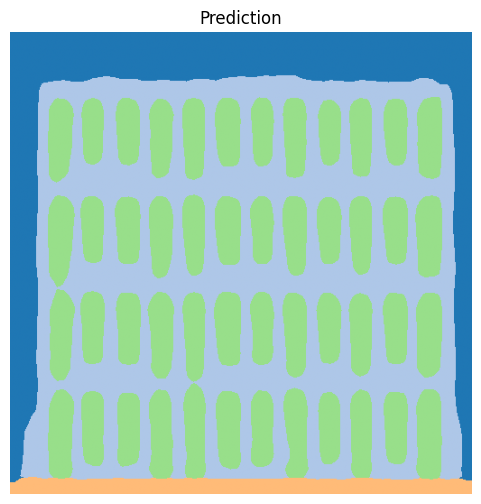
#> input picture data-samples/model_outputs/output.png, 481 x 504 px
$ jupyter execute --allow-errors measure_segments.ipynb
#> lines starting #> are read from the running program, lines starting #| are printed output that depends on the picture; after the words box and inside, x2 and y2 are one past the last pixel; in counts of white or black regions, pixels touching at a corner belong together
[cell 1]
import cv2
import numpy as np
import matplotlib.pyplot as plt
from sklearn.cluster import KMeans
from matplotlib.patches import Patch

# Load image and convert to RGB
img = cv2.imread("../data-samples/model_outputs/output.png")
#> img is the input picture: shape (504, 481, 3); mean B, G, R 192.4, 199.7, 155.6
img_rgb = cv2.cvtColor(img, cv2.COLOR_BGR2RGB)
pixels = img_rgb.reshape(-1, 3)

# Set number of expected classes
NUM_CLASSES = 6  # e.g. background, building, window, ground

# Cluster colors
kmeans = KMeans(n_clusters=NUM_CLASSES, random_state=0).fit(pixels)
colors = np.rint(kmeans.cluster_centers_).astype(np.uint8)
#> colors = [[174, 199, 231], [31, 119, 180], [152, 222, 139], [255, 255, 255], [255, 187, 120], [16, 16, 16]]

# Create legend
legend_elements = []
for i, color in enumerate(colors):
    label = f"{i}: {tuple(color)}"
    legend_elements.append(Patch(facecolor=color/255.0, edgecolor='black', label=label))
#> this loop made 6 passes
#> label on passes 1 to 6: '0: (174, 199, 231)', '1: (31, 119, 180)', '2: (152, 222, 139)', '3: (255, 255, 255)', '4: (255, 187, 120)', '5: (16, 16, 16)'
#> after the loop, legend_elements = 6 items

# Show image with color legend
plt.figure(figsize=(10, 6))
plt.imshow(img_rgb)
plt.axis("off")
plt.legend(handles=legend_elements, bbox_to_anchor=(1.05, 1), loc='upper left', borderaxespad=0.)
plt.title("Prediction with Clustered Color Legend")
plt.tight_layout()
plt.show()

[cell 2]
# Set color
window_color = np.array([152, 222, 139])

# Define tolerance
tolerance = 20
lower = np.clip(window_color - tolerance, 0, 255)
upper = np.clip(window_color + tolerance, 0, 255)

# Create window mask
window_mask = cv2.inRange(img_rgb, lower, upper)
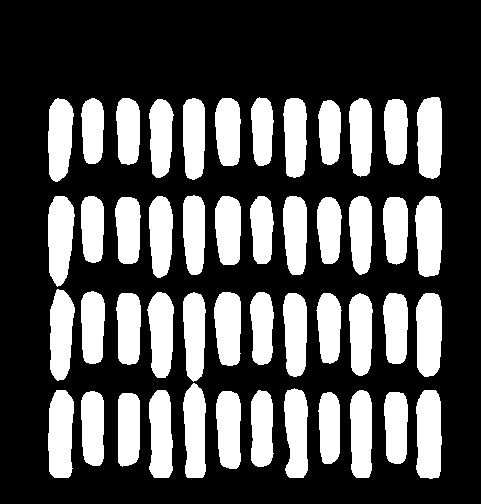
#> window_mask: shape (504, 481); 31.6% white; 48 white regions

[cell 3]
# Find contours
contours, _ = cv2.findContours(window_mask, cv2.RETR_EXTERNAL, cv2.CHAIN_APPROX_SIMPLE)
#> contours = 48 contours; largest, box (x1, y1, x2, y2) and area: (416, 390, 442, 479) 1940, (48, 390, 74, 478) 1858, (416, 293, 442, 377) 1826, (48, 196, 75, 287) 1806, (415, 196, 442, 277) 1796

# Draw for debug
img_debug = img_rgb.copy()
cv2.drawContours(img_debug, contours, -1, (255, 0, 0), 2)
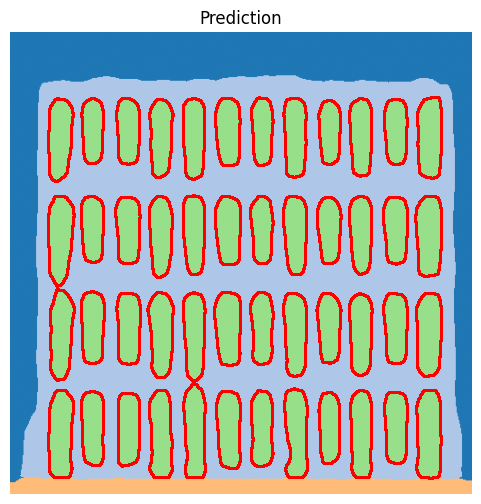
#> img_debug: shape (504, 481, 3); mean R, G, B 166.6, 175.3, 173.5
plt.imshow(img_debug)
plt.title("Detected Window Contours")
plt.axis("off")
plt.show()

[cell 4]
# Dummy pixel-to-cm scale
known_height_px = 600
known_height_cm = 300
pixels_per_cm = known_height_px / known_height_cm  # 2 px/cm

# Measure windows
window_measurements = []

for i, cnt in enumerate(contours):
    x, y, w, h = cv2.boundingRect(cnt)

    window_measurements.append({
        "Window ID": i + 1,
        "Top (px)": y,
        "Bottom (px)": y + h,
        "Left (px)": x,
        "Right (px)": x + w,
        "Width (px)": w,
        "Height (px)": h,
        "Width (cm)": round(w / pixels_per_cm, 2),
        "Height (cm)": round(h / pixels_per_cm, 2)
    })
#> this loop made 48 passes
#> (x, y, w, h) on passes 1 to 12: (118, 393, 22, 74), (384, 392, 24, 72), (318, 392, 22, 72), (216, 391, 25, 78), (81, 391, 23, 75), (416, 390, 26, 89), (350, 390, 22, 88), (251, 390, 23, 77), (149, 390, 24, 88), (48, 390, 26, 88), (284, 388, 24, 90), (183, 383, 23, 95)
#> after the loop, window_measurements = 48 items

#> (a cell that did not finish here is left out)

[cell 6]
img_out = img_rgb.copy()
for i, cnt in enumerate(contours):
    x, y, w, h = cv2.boundingRect(cnt)
    cv2.rectangle(img_out, (x, y), (x + w, y + h), (255, 0, 0), 2)
    cv2.putText(img_out, f"{i+1}", (x, y - 5), cv2.FONT_HERSHEY_SIMPLEX, 0.5, (0,0,0), 1)
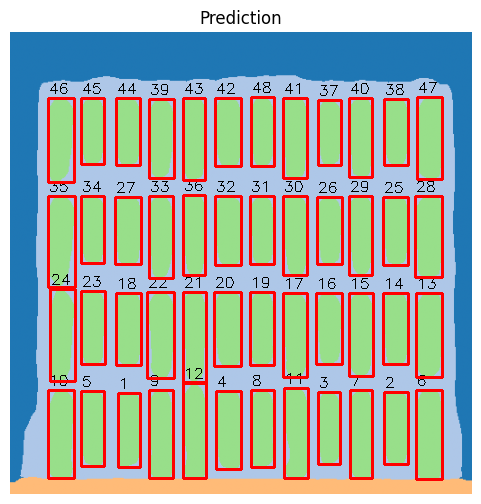
#> img_out: shape (504, 481, 3); mean R, G, B 164.4, 173.7, 165.1

plt.figure(figsize=(10, 6))
plt.imshow(img_out)
plt.title("Measured Windows with IDs")
plt.axis("off")
plt.show()

[cell 7]
img_out = img_rgb.copy()

for i, cnt in enumerate(contours):
    x, y, w, h = cv2.boundingRect(cnt)
    left_cm = round(x / pixels_per_cm, 1)
    top_cm = round(y / pixels_per_cm, 1)

    # Draw rectangle
    cv2.rectangle(img_out, (x, y), (x + w, y + h), (0, 0, 255), 2)

    # Annotate left (near left edge, vertically centered)
    left_text = f"{left_cm}cm L"
    left_pos = (x + 2, y + h // 2)
    cv2.putText(img_out, left_text, left_pos, cv2.FONT_HERSHEY_SIMPLEX, 0.2, (0,0,0), 2)
    cv2.putText(img_out, left_text, left_pos, cv2.FONT_HERSHEY_SIMPLEX, 0.2, (255,255,255), 1)

    # Annotate top (above the box)
    top_text = f"{top_cm}cm T"
    top_pos = (x + w // 10, y - -10)
    cv2.putText(img_out, top_text, top_pos, cv2.FONT_HERSHEY_SIMPLEX, 0.2, (0,0,0), 2)
    cv2.putText(img_out, top_text, top_pos, cv2.FONT_HERSHEY_SIMPLEX, 0.2, (255,255,255), 1)
#> this loop made 48 passes
#> (x, y, w, h, left_cm, top_cm, left_text, left_pos) on passes 1 to 12: (118, 393, 22, 74, 59, 196.5, '59.0cm L', (120, 430)), (384, 392, 24, 72, 192, 196, '192.0cm L', (386, 428)), (318, 392, 22, 72, 159, 196, '159.0cm L', (320, 428)), (216, 391, 25, 78, 108, 195.5, '108.0cm L', (218, 430)), (81, 391, 23, 75, 40.5, 195.5, '40.5cm L', (83, 428)), (416, 390, 26, 89, 208, 195, '208.0cm L', (418, 434)), (350, 390, 22, 88, 175, 195, '175.0cm L', (352, 434)), (251, 390, 23, 77, 125.5, 195, '125.5cm L', (253, 428)), (149, 390, 24, 88, 74.5, 195, '74.5cm L', (151, 434)), (48, 390, 26, 88, 24, 195, '24.0cm L', (50, 434)), (284, 388, 24, 90, 142, 194, '142.0cm L', (286, 433)), (183, 383, 23, 95, 91.5, 191.5, '91.5cm L', (185, 430))
#> (x, y, w, h, left_cm, top_cm, left_text) on pass 31: (250, 196, 24, 68, 125, 98, '125.0cm L')
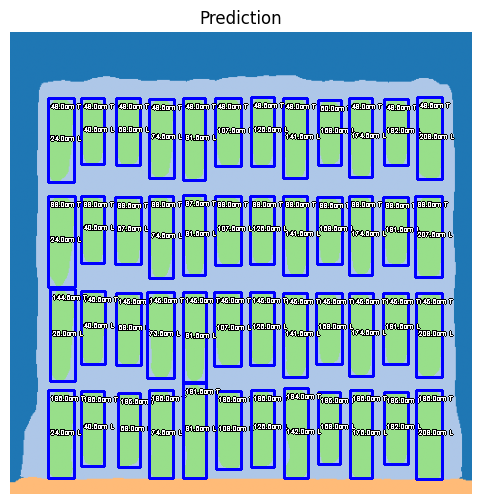
#> img_out: shape (504, 481, 3); mean R, G, B 132.7, 168.9, 192.9

plt.figure(figsize=(20, 12))
plt.imshow(img_out)
plt.title("Windows with Separate Top & Left in CM")
plt.axis("off")
plt.show()
